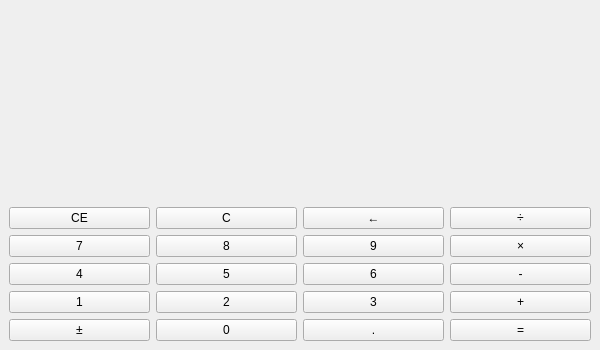
<?xml version="1.0" encoding="UTF-8"?>
<ui version="4.0">
 <class>Calculator</class>
 <widget class="QMainWindow" name="Calculator">
  <property name="enabled">
   <bool>true</bool>
  </property>
  <property name="geometry">
   <rect>
    <x>0</x>
    <y>0</y>
    <width>600</width>
    <height>350</height>
   </rect>
  </property>
  <property name="sizePolicy">
   <sizepolicy hsizetype="Fixed" vsizetype="Fixed">
    <horstretch>0</horstretch>
    <verstretch>0</verstretch>
   </sizepolicy>
  </property>
  <property name="minimumSize">
   <size>
    <width>600</width>
    <height>350</height>
   </size>
  </property>
  <property name="maximumSize">
   <size>
    <width>600</width>
    <height>350</height>
   </size>
  </property>
  <property name="windowTitle">
   <string>Calculator</string>
  </property>
  <widget class="QWidget" name="centralwidget">
   <property name="autoFillBackground">
    <bool>false</bool>
   </property>
   <layout class="QVBoxLayout" name="verticalLayout">
    <item>
     <layout class="QGridLayout" name="gridLayout">
      <item row="6" column="0">
       <widget class="QPushButton" name="digit1_btn">
        <property name="text">
         <string>1</string>
        </property>
       </widget>
      </item>
      <item row="6" column="2">
       <widget class="QPushButton" name="digit3_btn">
        <property name="text">
         <string>3</string>
        </property>
       </widget>
      </item>
      <item row="6" column="1">
       <widget class="QPushButton" name="digit2_btn">
        <property name="text">
         <string>2</string>
        </property>
       </widget>
      </item>
      <item row="3" column="3">
       <widget class="QPushButton" name="division_btn">
        <property name="text">
         <string>÷</string>
        </property>
       </widget>
      </item>
      <item row="3" column="1">
       <widget class="QPushButton" name="c_btn">
        <property name="text">
         <string>C</string>
        </property>
       </widget>
      </item>
      <item row="3" column="0">
       <widget class="QPushButton" name="ce_btn">
        <property name="text">
         <string>CE</string>
        </property>
       </widget>
      </item>
      <item row="3" column="2">
       <widget class="QPushButton" name="backspace_btn">
        <property name="text">
         <string>←</string>
        </property>
       </widget>
      </item>
      <item row="5" column="1">
       <widget class="QPushButton" name="digit5_btn">
        <property name="text">
         <string>5</string>
        </property>
       </widget>
      </item>
      <item row="4" column="3">
       <widget class="QPushButton" name="multiplication_btn">
        <property name="text">
         <string>×</string>
        </property>
       </widget>
      </item>
      <item row="5" column="3">
       <widget class="QPushButton" name="subtraction_btn">
        <property name="text">
         <string>-</string>
        </property>
       </widget>
      </item>
      <item row="4" column="1">
       <widget class="QPushButton" name="digit8_btn">
        <property name="text">
         <string>8</string>
        </property>
       </widget>
      </item>
      <item row="5" column="0">
       <widget class="QPushButton" name="digit4_btn">
        <property name="text">
         <string>4</string>
        </property>
       </widget>
      </item>
      <item row="5" column="2">
       <widget class="QPushButton" name="digit6_btn">
        <property name="text">
         <string>6</string>
        </property>
       </widget>
      </item>
      <item row="7" column="0">
       <widget class="QPushButton" name="sign_reversal_btn">
        <property name="text">
         <string>±</string>
        </property>
       </widget>
      </item>
      <item row="7" column="1">
       <widget class="QPushButton" name="digit0_btn">
        <property name="text">
         <string>0</string>
        </property>
       </widget>
      </item>
      <item row="6" column="3">
       <widget class="QPushButton" name="addition_btn">
        <property name="text">
         <string>+</string>
        </property>
       </widget>
      </item>
      <item row="4" column="0">
       <widget class="QPushButton" name="digit7_btn">
        <property name="text">
         <string>7</string>
        </property>
       </widget>
      </item>
      <item row="4" column="2">
       <widget class="QPushButton" name="digit9_btn">
        <property name="text">
         <string>9</string>
        </property>
       </widget>
      </item>
      <item row="7" column="3">
       <widget class="QPushButton" name="calculate_btn">
        <property name="text">
         <string>=</string>
        </property>
        <property name="flat">
         <bool>false</bool>
        </property>
       </widget>
      </item>
      <item row="7" column="2">
       <widget class="QPushButton" name="decimal_mark_btn">
        <property name="text">
         <string>.</string>
        </property>
       </widget>
      </item>
      <item row="0" column="0" colspan="3">
       <widget class="QLabel" name="previous_value_lb">
        <property name="text">
         <string/>
        </property>
        <property name="alignment">
         <set>Qt::AlignRight|Qt::AlignTrailing|Qt::AlignVCenter</set>
        </property>
       </widget>
      </item>
      <item row="0" column="3">
       <widget class="QLabel" name="next_operation_lb">
        <property name="text">
         <string/>
        </property>
        <property name="alignment">
         <set>Qt::AlignRight|Qt::AlignTrailing|Qt::AlignVCenter</set>
        </property>
       </widget>
      </item>
      <item row="1" column="0">
       <widget class="QLabel" name="value_sign_lb">
        <property name="text">
         <string/>
        </property>
        <property name="alignment">
         <set>Qt::AlignRight|Qt::AlignTrailing|Qt::AlignVCenter</set>
        </property>
       </widget>
      </item>
      <item row="1" column="1" colspan="3">
       <widget class="QLabel" name="value_lb">
        <property name="text">
         <string/>
        </property>
        <property name="alignment">
         <set>Qt::AlignRight|Qt::AlignTrailing|Qt::AlignVCenter</set>
        </property>
       </widget>
      </item>
     </layout>
    </item>
   </layout>
  </widget>
 </widget>
 <resources/>
 <connections/>
</ui>
